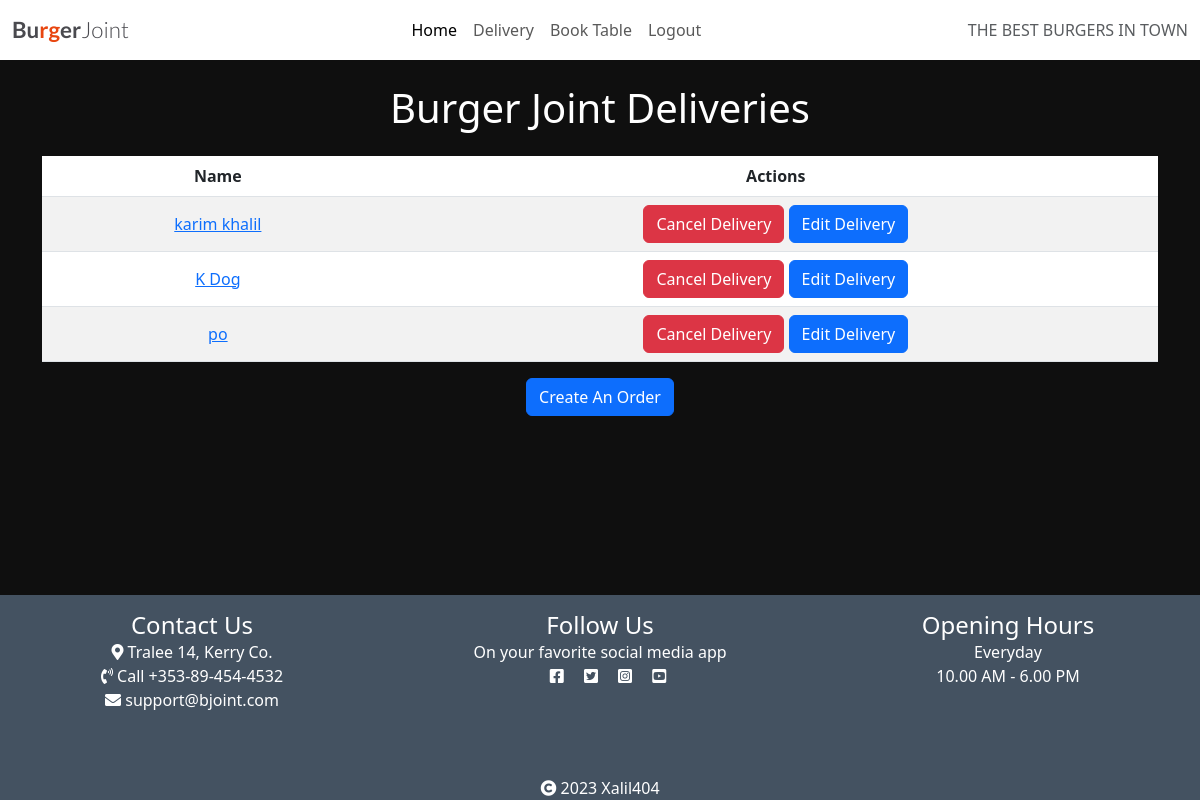
The page /view_delivery/ (signed in) on the database as committed earlier.
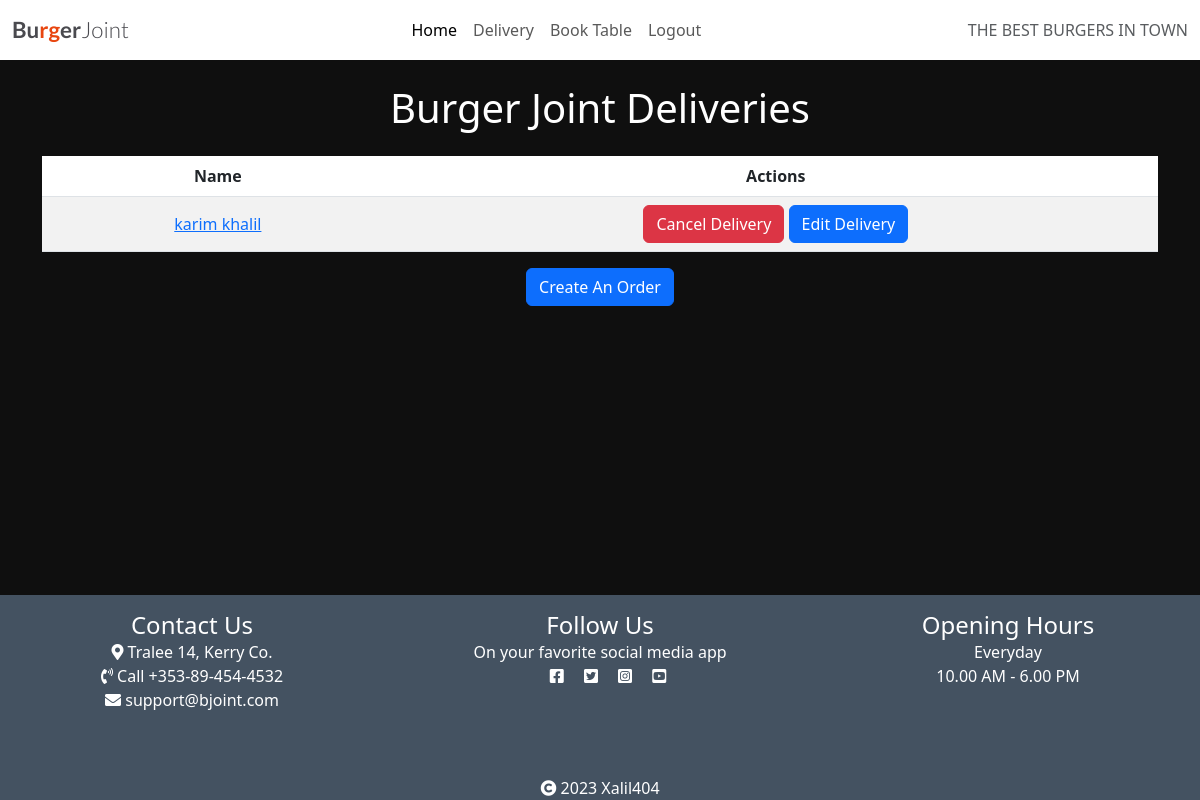
The same page on the database as committed later.
### Booking_App/models.py (models this page shows, shortened)
class Delivery(models.Model):
    user = models.ForeignKey(User, on_delete=models.CASCADE, default=1)
    name = models.CharField(max_length=50, null=False, blank=False)
    phone_number = models.CharField(max_length=15, null=False, blank=False)
    address = models.TextField(null=False, blank=False)
    city = models.CharField(max_length=50, null=False, blank=False)
    booking_date = models.DateTimeField(
        null=False,
        blank=False,
        default=get_current_date
    )
    meals_desired = models.ManyToManyField(Meal, blank=False)
    additional_information = models.TextField(blank=True, null=True)

### Booking_App/views.py (the view)
# urls.py: path('view_delivery/', view_delivery, name='view_delivery'),
@login_required
def view_delivery(request):
    deliveries = Delivery.objects.filter(user=request.user)
    context = {
        'deliveries': deliveries,
    }
    return render(request, 'view_delivery.html', context)

### templates/view_delivery.html (shortened to what this page needs)
{% extends "base.html" %}
{% block content %}
<div class="container mt-4 text-center">
    <h1 class="mb-4 text-white">Burger Joint Deliveries</h1>
    <table class="table table-striped">
        <thead>
            <tr>
                <th>Name</th>
                <th>Actions</th>
            </tr>
        </thead>
        <tbody>
            {% for delivery in deliveries %}
            <tr>
                <td>
                    <button class="btn btn-link" type="button" data-bs-toggle="collapse"
                        data-bs-target="#delivery{{ delivery.id }}" aria-expanded="false">
                        {{ delivery.name }}
                    </button>
                </td>
                <td>
                    <a class="btn btn-danger delete-delivery" href="#" data-bs-toggle="modal"
                        data-bs-target="#confirmDeleteModal" data-delivery-id="{{ delivery.id }}"
                        data-delete-url="{% url 'delete_delivery' delivery.id %}">Cancel Delivery</a>
                    <a class="btn btn-primary" href="{% url 'edit_delivery' delivery.id %}">Edit Delivery</a>
                </td>
            </tr>
            {% empty %}
            <tr>
                <td colspan="2">You have no Burger Joint Deliveries to Show</td>
            </tr>
            {% endfor %}
        </tbody>
    </table>
    <a class="btn btn-primary" href="/create_delivery">Create An Order</a>
</div>
{% endblock %}

### templates/base.html (shortened to what this page needs)
{% load static %}
<!DOCTYPE html>
<html lang="en" class="h-100">
<head>
    <link rel="stylesheet" href="https://cdnjs.cloudflare.com/ajax/libs/font-awesome/5.15.3/css/all.min.css">
    <link rel="stylesheet" href="{% static 'css/style.css' %}">
    <link href="https://cdn.jsdelivr.net/npm/bootstrap@5.3.0/dist/css/bootstrap.min.css" rel="stylesheet">
</head>
<body class="d-flex flex-column h-100 main-bg">
    <nav class="navbar navbar-expand-lg navbar-light bg-white">
        <div class="container-fluid">
            <a class="navbar-brand" href="{% url 'home' %}"><span class="brand">Bu<span class="red-o">rg</span>er<span
                        class="thin">Joint</span></span></a>
            <div class="collapse navbar-collapse" id="navbarText">
                <ul class="navbar-nav mx-auto mb-2 mb-lg-0 justify-content-center">
                    <li class="nav-item">
                        <a class="nav-link active" aria-current="page" href="{% url 'home' %}">Home</a>
                    </li>
                    <li class="nav-item">
                        <a class="nav-link" href="{% url 'view_delivery' %}">Delivery</a>
                    </li>
                    <li class="nav-item">
                        <a class="nav-link" href="{% url 'booktable' %}">Book Table</a>
                    </li>
                    {% if user.is_authenticated %}
                    <li class="nav-item">
                        <a class="nav-link" href="{% url 'account_logout' %}">Logout</a>
                    </li>
                    {% endif %}
                </ul>
                <span class="navbar-text text-muted">
                    THE BEST BURGERS IN TOWN
                </span>
            </div>
        </div>
    </nav>
    <main class="flex-shrink-0 main-bg">
        {% block content %}{% endblock content %}
    </main>
    <footer class="footer">
        <div class="row py-3 dark-bg">
            <div class="col-md text-center mb-5">
                <h4 class="m-0 text-white">Contact Us</h4>
                <p class="m-0 text-white"><i class="fas fa-map-marker-alt"></i> Tralee 14, Kerry Co.</p>
                <p class="m-0 text-white"><i class="fas fa-phone-volume"></i> Call +353-89-454-4532</p>
                <p class="m-0 text-white"><i class="fas fa-envelope"></i> support@bjoint.com</p>
            </div>
            <div class="col-md text-center mb-5">
                <h4 class="m-0 text-white">Follow Us</h4>
                <p class="m-0 text-white">On your favorite social media app</p>
                <div class="social-icons">
                    <a href="https://www.facebook.com/" target="_blank" rel="noopener"
                        aria-label="visit our facebook page (opens in a new tab)"><i class="fab fa-facebook-square ms-3"
                            style="color: #ffffff;"></i></a>
                    <a href="https://twitter.com/" target="_blank" rel="noopener"
                        aria-label="visit our twitter page (opens in a new tab)"><i class="fab fa-twitter-square ms-3"
                            style="color: #ffffff;"></i></a>
                    <a href="https://www.instagram.com/" target="_blank" rel="noopener"
                        aria-label="visit our instagram page (opens in a new tab)"><i
                            class="fab fa-instagram-square ms-3" style="color: #ffffff;"></i></a>
                    <a href="https://www.youtube.com/" target="_blank" rel="noopener"
                        aria-label="visit our youtube page (opens in a new tab)"><i class="fab fa-youtube-square ms-3"
                            style="color: #ffffff;"></i></a>
                </div>
            </div>
            <div class="col-md text-center mb-5">
                <h4 class="m-0 text-white">Opening Hours</h4>
                <p class="m-0 text-white">Everyday</p>
                <p class="m-0 text-white">10.00 AM - 6.00 PM</p>
            </div>
        </div>
        <div class="text-center dark-bg">
            <p class="m-0 text-white"><i class="fas fa-copyright" style="color: #ffffff;"></i> 2023 Xalil404</p>
        </div>
    </footer>
</body>
</html>

### static/css/style.css (style rules this page uses)
html { height: 100%; }
body { background-color: #F9FAFC; min-height: 100vh; display: flex; flex-direction: column; }
.brand { font-family: Lato, sans-serif; font-size: 1.4rem; font-weight: 700; color: #4A4A4F; }
.red-o { color: #E84610; }
.thin { font-weight: 300; }
.dark-bg { background-color: #445261; }
.main-bg { background-color: #0f0f0f; }
.main-bg { flex: 1; }

Rows that differ between the two databases and show on the page:
removed Delivery: name "K Dog"
removed Delivery: name "po"
